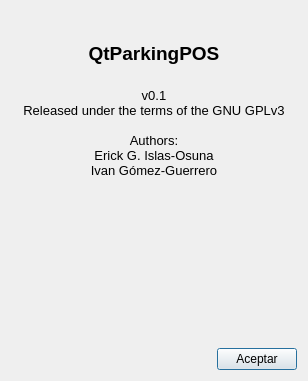
<?xml version="1.0" encoding="UTF-8"?>
<ui version="4.0">
 <class>QAboutDialog</class>
 <widget class="QDialog" name="QAboutDialog">
  <property name="geometry">
   <rect>
    <x>0</x>
    <y>0</y>
    <width>308</width>
    <height>381</height>
   </rect>
  </property>
  <property name="windowTitle">
   <string>Dialog</string>
  </property>
  <layout class="QVBoxLayout" name="verticalLayout">
   <item>
    <layout class="QHBoxLayout" name="horizontalLayout_2">
     <item>
      <spacer name="horizontalSpacer_2">
       <property name="orientation">
        <enum>Qt::Horizontal</enum>
       </property>
       <property name="sizeHint" stdset="0">
        <size>
         <width>40</width>
         <height>20</height>
        </size>
       </property>
      </spacer>
     </item>
     <item>
      <widget class="QLabel" name="label">
       <property name="maximumSize">
        <size>
         <width>128</width>
         <height>128</height>
        </size>
       </property>
       <property name="text">
        <string/>
       </property>
       <property name="pixmap">
        <pixmap resource="images.qrc">:/images/icon</pixmap>
       </property>
       <property name="scaledContents">
        <bool>true</bool>
       </property>
      </widget>
     </item>
     <item>
      <spacer name="horizontalSpacer_3">
       <property name="orientation">
        <enum>Qt::Horizontal</enum>
       </property>
       <property name="sizeHint" stdset="0">
        <size>
         <width>40</width>
         <height>20</height>
        </size>
       </property>
      </spacer>
     </item>
    </layout>
   </item>
   <item>
    <widget class="QTextBrowser" name="textBrowser">
     <property name="styleSheet">
      <string notr="true">background-color: rgba(255, 255, 255, 0);
border-color: rgba(255, 255, 255, 0);</string>
     </property>
     <property name="html">
      <string>&lt;!DOCTYPE HTML PUBLIC &quot;-//W3C//DTD HTML 4.0//EN&quot; &quot;http://www.w3.org/TR/REC-html40/strict.dtd&quot;&gt;
&lt;html&gt;&lt;head&gt;&lt;meta name=&quot;qrichtext&quot; content=&quot;1&quot; /&gt;&lt;style type=&quot;text/css&quot;&gt;
p, li { white-space: pre-wrap; }
&lt;/style&gt;&lt;/head&gt;&lt;body style=&quot; font-family:'Ubuntu'; font-size:9pt; font-weight:400; font-style:normal;&quot;&gt;
&lt;p align=&quot;center&quot; style=&quot; margin-top:0px; margin-bottom:0px; margin-left:0px; margin-right:0px; -qt-block-indent:0; text-indent:0px;&quot;&gt;&lt;span style=&quot; font-family:'Sans Serif'; font-size:14pt; font-weight:600;&quot;&gt;QtParkingPOS&lt;/span&gt;&lt;/p&gt;
&lt;p align=&quot;center&quot; style=&quot;-qt-paragraph-type:empty; margin-top:0px; margin-bottom:0px; margin-left:0px; margin-right:0px; -qt-block-indent:0; text-indent:0px; font-family:'Sans Serif'; font-size:14pt; font-weight:600;&quot;&gt;&lt;br /&gt;&lt;/p&gt;
&lt;p align=&quot;center&quot; style=&quot; margin-top:0px; margin-bottom:0px; margin-left:0px; margin-right:0px; -qt-block-indent:0; text-indent:0px;&quot;&gt;&lt;span style=&quot; font-family:'Sans Serif'; font-size:10pt;&quot;&gt;v0.1&lt;/span&gt;&lt;/p&gt;
&lt;p align=&quot;center&quot; style=&quot; margin-top:0px; margin-bottom:0px; margin-left:0px; margin-right:0px; -qt-block-indent:0; text-indent:0px;&quot;&gt;&lt;span style=&quot; font-family:'Sans Serif'; font-size:10pt;&quot;&gt;Released under the terms of the GNU GPLv3&lt;/span&gt;&lt;/p&gt;
&lt;p align=&quot;center&quot; style=&quot;-qt-paragraph-type:empty; margin-top:0px; margin-bottom:0px; margin-left:0px; margin-right:0px; -qt-block-indent:0; text-indent:0px; font-family:'Sans Serif'; font-size:10pt;&quot;&gt;&lt;br /&gt;&lt;/p&gt;
&lt;p align=&quot;center&quot; style=&quot; margin-top:0px; margin-bottom:0px; margin-left:0px; margin-right:0px; -qt-block-indent:0; text-indent:0px;&quot;&gt;&lt;span style=&quot; font-family:'Sans Serif'; font-size:10pt;&quot;&gt;Authors:&lt;/span&gt;&lt;/p&gt;
&lt;p align=&quot;center&quot; style=&quot; margin-top:0px; margin-bottom:0px; margin-left:0px; margin-right:0px; -qt-block-indent:0; text-indent:0px;&quot;&gt;&lt;span style=&quot; font-family:'Sans Serif'; font-size:10pt;&quot;&gt;Erick G. Islas-Osuna&lt;/span&gt;&lt;/p&gt;
&lt;p align=&quot;center&quot; style=&quot; margin-top:0px; margin-bottom:0px; margin-left:0px; margin-right:0px; -qt-block-indent:0; text-indent:0px;&quot;&gt;&lt;span style=&quot; font-family:'Sans Serif'; font-size:10pt;&quot;&gt;Ivan Gómez-Guerrero&lt;/span&gt;&lt;/p&gt;&lt;/body&gt;&lt;/html&gt;</string>
     </property>
    </widget>
   </item>
   <item>
    <layout class="QHBoxLayout" name="horizontalLayout">
     <item>
      <spacer name="horizontalSpacer">
       <property name="orientation">
        <enum>Qt::Horizontal</enum>
       </property>
       <property name="sizeHint" stdset="0">
        <size>
         <width>40</width>
         <height>20</height>
        </size>
       </property>
      </spacer>
     </item>
     <item>
      <widget class="QPushButton" name="aceptarPButton">
       <property name="text">
        <string>Aceptar</string>
       </property>
      </widget>
     </item>
    </layout>
   </item>
  </layout>
 </widget>
 <resources>
  <include location="images.qrc"/>
 </resources>
 <connections>
  <connection>
   <sender>aceptarPButton</sender>
   <signal>released()</signal>
   <receiver>QAboutDialog</receiver>
   <slot>close()</slot>
   <hints>
    <hint type="sourcelabel">
     <x>257</x>
     <y>361</y>
    </hint>
    <hint type="destinationlabel">
     <x>99</x>
     <y>285</y>
    </hint>
   </hints>
  </connection>
 </connections>
</ui>
